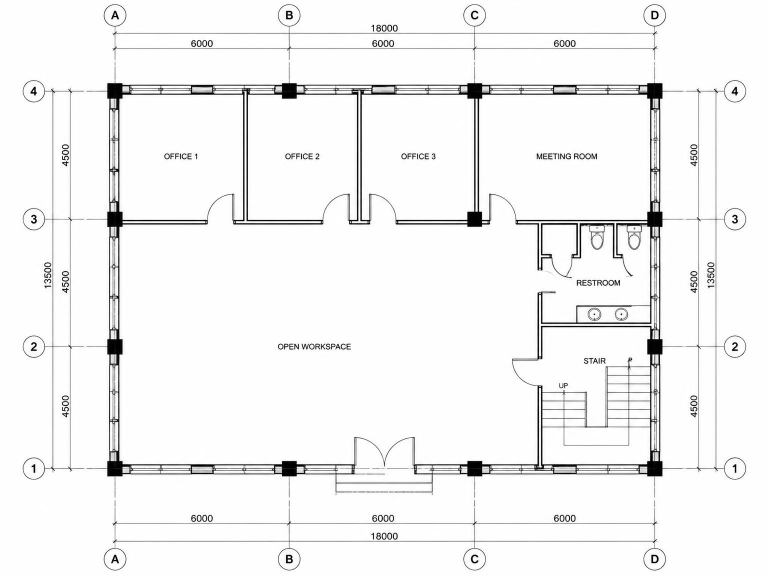
#> input picture STOA-eyes/sample-project/A-201 Office 1.jpg, 1536 x 1152 px (shown at 1/2 size)
$ python -i raster_extractor.py   (imports and definitions only)
#> lines starting #> are read from the running program, lines starting #| are printed output that depends on the picture; after the words box and inside, x2 and y2 are one past the last pixel; in counts of white or black regions, pixels touching at a corner belong together
#> further down, picture is the input picture: shape (1152, 1536, 3); min 0, max 255, mean 243.5
from pathlib import Path
import cv2
import pytesseract
import numpy as np

from pytesseract import Output
from schema.extractor_schema import Document, Page

OCR_LANGUAGES = {
    "english": "eng",
    "french": "fra",
    "german": "deu",
    "finnish": "fin",
    "spanish": "spa",
    "italian": "ita",
    "dutch": "nld",
    "portuguese": "por",
}
DEFAULT_LANGUAGES = [
    "english",
    "french",
    "german",
]
OCR_CONFIG = {
    "psm": 11,
    "timeout": 30,
    "min_confidence": 30,
    "zoom": 3,
}
MAX_IMAGE_PIXELS = 40_000_000
MAX_DETECTED_LINES = 20_000
MAX_DRAWINGS = 10_000

# [15 lines left out: function get_tesseract_languages, not called in this run]

def preprocess_image(image):

    if len(image.shape) == 3:
        gray = cv2.cvtColor(
            image,
            cv2.COLOR_BGR2GRAY
        )
    else:
        gray = image.copy()

    denoised = cv2.fastNlMeansDenoising(
        gray,
        None,
        10,
        7,
        21
    )

    processed = cv2.threshold(
        denoised,
        0,
        255,
        cv2.THRESH_BINARY + cv2.THRESH_OTSU
    )[1]
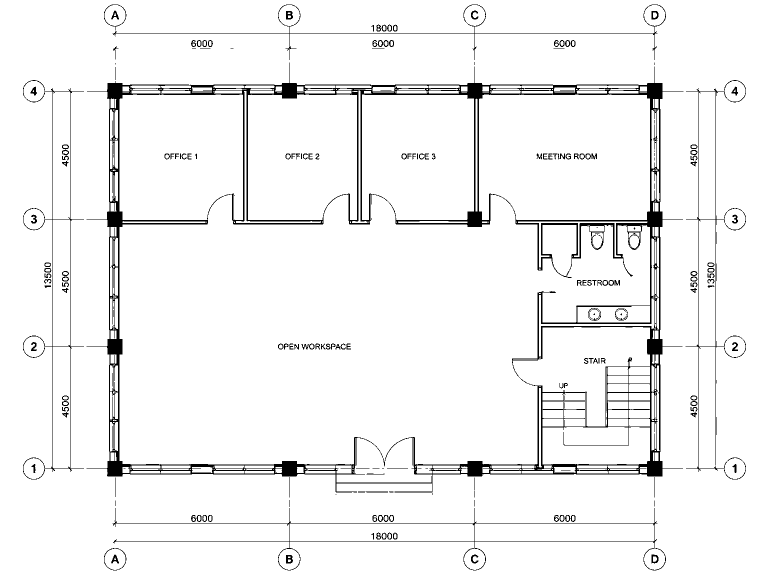
#> processed: shape (1152, 1536) (shown at 1/2 size); 95.3% white; 208 black regions (40 under 20 px), largest, box (x1, y1, x2, y2) and area: (173, 125, 1367, 985) 62132, (225, 1016, 1332, 1141) 3103, (1371, 160, 1492, 959) 2750

    return gray, processed


# [57 lines left out: function extract_ocr, not called in this run]

def extract_raster_geometry(image):

    gray, processed = preprocess_image(image)

    edges = cv2.Canny(
        gray,
        50,
        150
    )
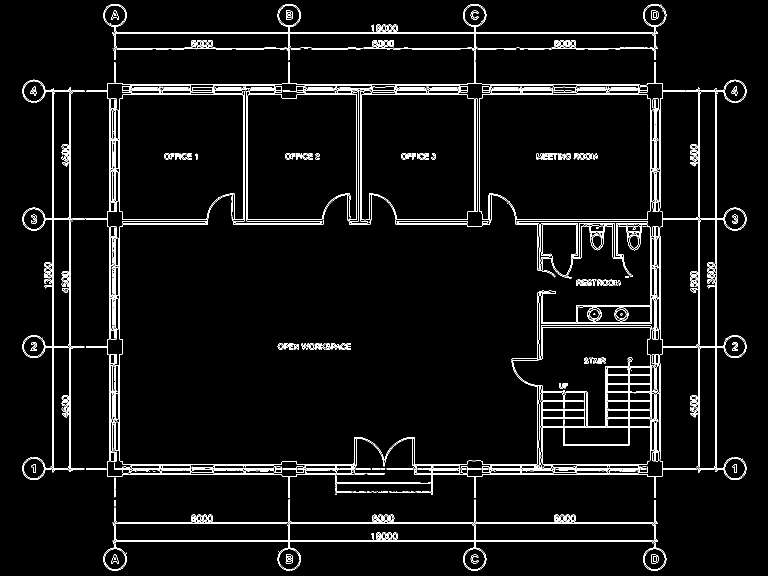
#> edges: shape (1152, 1536) (shown at 1/2 size); 4.2% white in thin lines or dots

    lines = cv2.HoughLinesP(
        edges,
        rho=1,
        theta=np.pi / 180,
        threshold=80,
        minLineLength=20,
        maxLineGap=5
    )
#> lines = 424 rows, first 6: [419, 936, 1068, 936], [423, 938, 1071, 938], [225, 1047, 1315, 1047], [225, 1083, 1315, 1083], [1308, 1097, 1308, 952], [593, 181, 934, 181]

    geometry = []

    if lines is not None:

        for line in lines[:MAX_DETECTED_LINES]:
            coords = line.flatten()
            if len(coords) == 4:
                x1, y1, x2, y2 = coords

                geometry.append({
                    "type": "line",
                    "coordinates": [
                        int(x1),
                        int(y1),
                        int(x2),
                        int(y2)
                    ]
                })
#> this loop made 424 passes
#> (x1, y1, x2, y2) on passes 1 to 12: (419, 936, 1068, 936), (423, 938, 1071, 938), (225, 1047, 1315, 1047), (225, 1083, 1315, 1083), (1308, 1097, 1308, 952), (593, 181, 934, 181), (464, 439, 646, 439), (224, 65, 1315, 65), (245, 446, 415, 446), (593, 189, 934, 189), (225, 1081, 1315, 1081), (593, 169, 934, 169)
#> after the loop, geometry = 424 items

    # Detect horizontal and vertical table lines
    binary = cv2.adaptiveThreshold(
        gray,
        255,
        cv2.ADAPTIVE_THRESH_MEAN_C,
        cv2.THRESH_BINARY_INV,
        15,
        10
    )
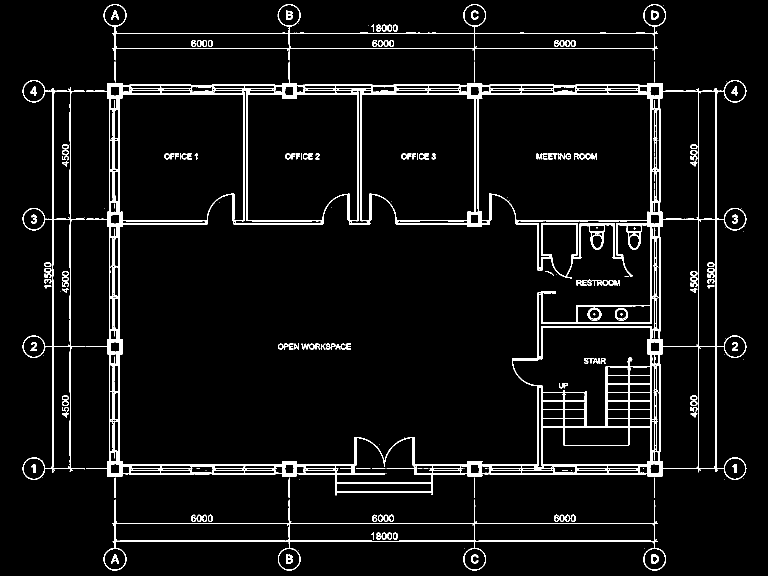
#> binary: shape (1152, 1536) (shown at 1/2 size); 5.5% white; 223 white regions (63 under 20 px), largest, box (x1, y1, x2, y2) and area: (171, 123, 1493, 991) 67768, (207, 999, 1332, 1141) 7034, (207, 8, 1332, 121) 6014

    horizontal_kernel = cv2.getStructuringElement(
        cv2.MORPH_RECT,
        (40, 1)
    )

    vertical_kernel = cv2.getStructuringElement(
        cv2.MORPH_RECT,
        (1, 40)
    )

    horizontal = cv2.morphologyEx(
        binary,
        cv2.MORPH_OPEN,
        horizontal_kernel
    )
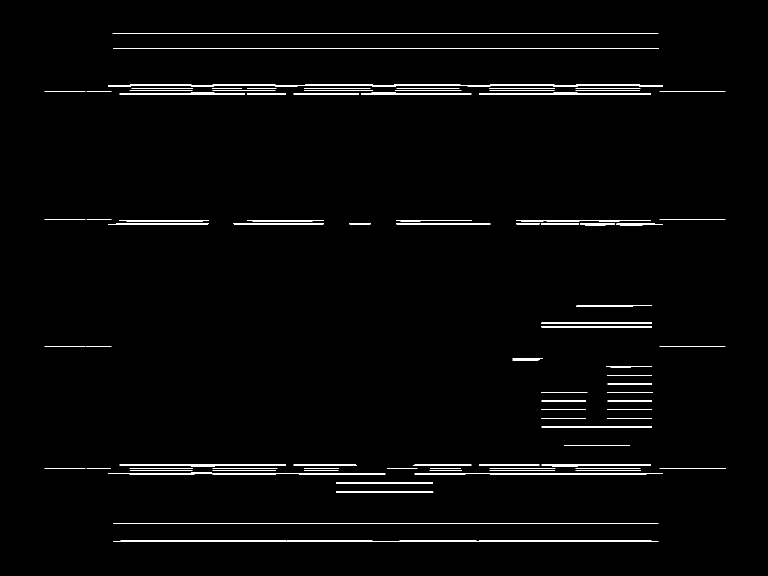
#> horizontal: shape (1152, 1536) (shown at 1/2 size); 2.1% white; 89 white regions, largest, box (x1, y1, x2, y2) and area: (216, 169, 1326, 174) 3391, (226, 1081, 1317, 1084) 2998, (226, 96, 1317, 98) 2182

    vertical = cv2.morphologyEx(
        binary,
        cv2.MORPH_OPEN,
        vertical_kernel
    )
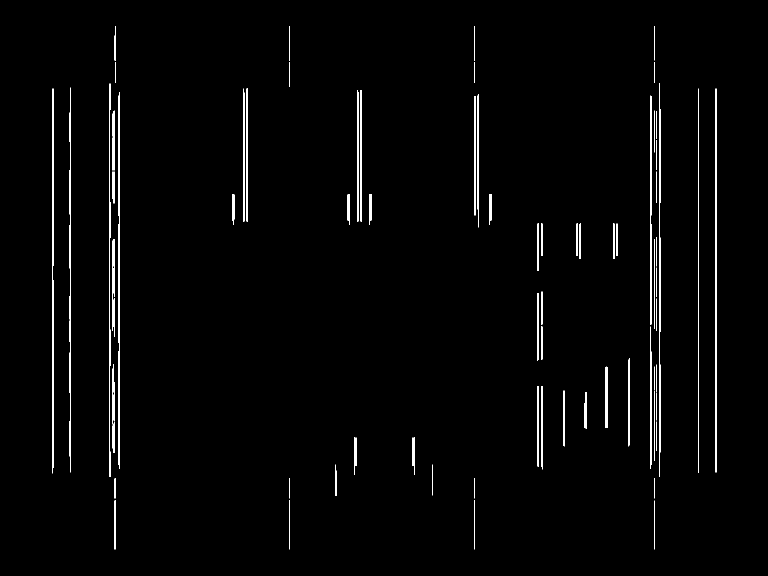
#> vertical: shape (1152, 1536) (shown at 1/2 size); 1.6% white; 85 white regions, largest, box (x1, y1, x2, y2) and area: (236, 184, 239, 938) 2163, (1318, 167, 1321, 954) 2125, (218, 167, 221, 954) 1596

    for mask, orientation in [
        (horizontal, "horizontal"),
        (vertical, "vertical")
    ]:

        contours, _ = cv2.findContours(
            mask,
            cv2.RETR_EXTERNAL,
            cv2.CHAIN_APPROX_SIMPLE
        )

        for contour in contours:

            x, y, w, h = cv2.boundingRect(contour)

            geometry.append({
                "type": "line",
                "orientation": orientation,
                "coordinates": [
                    x, y,
                    x + w, y + h
                ]
            })
#> this loop made 2 passes
#> orientation on passes 1 to 2: 'horizontal', 'vertical'
#> after the loop, geometry = 598 items

    return geometry[:MAX_DETECTED_LINES]


# [48 lines left out: function extract_raster, not called in this run]

>>> import cv2
>>> picture = cv2.imread('../../STOA-eyes/sample-project/A-201 Office 1.jpg')
>>> result = extract_raster_geometry(picture)
#> result = 598 items
